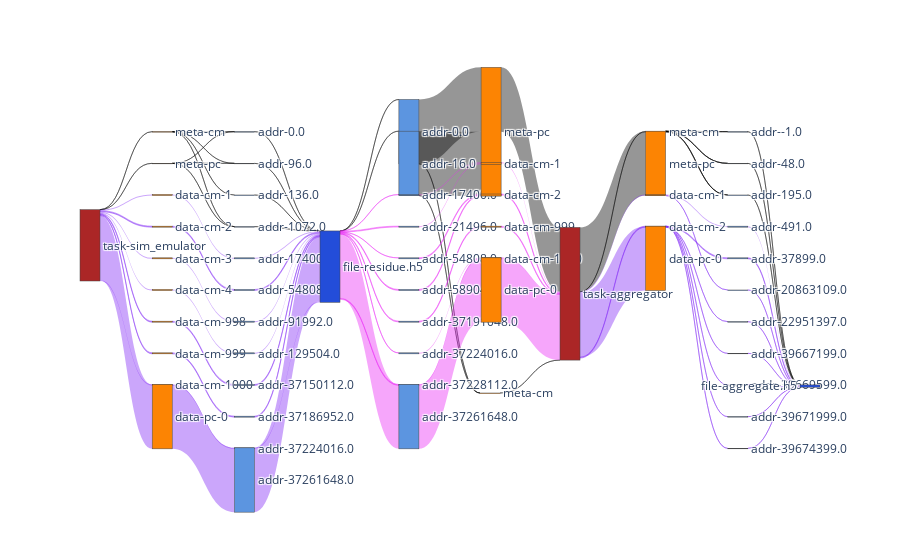

This figure's notebook cell:
### Code cell
f2_nodes, f2_nodes_dict = get_nodes_for_sankey(F2,rm_tags=['sim','agg_r','agg_w'])

# print(node_ref2)

f2_links = get_links_for_sankey(F2, f2_nodes_dict)
fig = go.Figure(go.Sankey(
            node = f2_nodes,
            link = f2_links, orientation='h'))
fig.show()
fig.write_html(f"{path}/sankey-sampled-sim_w_agg_r_w-vol-vfd.html")

### Figure 1 — Plotly figure (JSON) as saved in the notebook; plotly's stock layout.template omitted (floating-point values rounded to 4 significant figures)
{"data": [{"link": {"color": ["rgba(0, 0, 0, 0.41)", "rgba(0, 0, 0, 0.41)", "rgba(129, 39, 245, 0.41)", "rgba(129, 39, 245, 0.41)", "rgba(129, 39, 245, 0.41)", "rgba(129, 39, 245, 0.41)", "rgba(129, 39, 245, 0.41)", "rgba(129, 39, 245, 0.41)", "rgba(129, 39, 245, 0.41)", "rgba(129, 39, 245, 0.41)", "rgba(0, 0, 0, 0.41)", "rgba(0, 0, 0, 0.41)", "rgba(0, 0, 0, 0.41)", "rgba(0, 0, 0, 0.41)", "rgba(0, 0, 0, 0.41)", "rgba(0, 0, 0, 0.41)", "rgba(0, 0, 0, 0.41)", "rgba(129, 39, 245, 0.41)", "rgba(129, 39, 245, 0.41)", "rgba(129, 39, 245, 0.41)", "rgba(129, 39, 245, 0.41)", "rgba(129, 39, 245, 0.41)", "rgba(129, 39, 245, 0.41)", "rgba(129, 39, 245, 0.41)", "rgba(129, 39, 245, 0.41)", "rgba(0, 0, 0, 0.41)", "rgba(0, 0, 0, 0.41)", "rgba(0, 0, 0, 0.41)", "rgba(0, 0, 0, 0.41)", "rgba(129, 39, 245, 0.41)", "rgba(129, 39, 245, 0.41)", "rgba(129, 39, 245, 0.41)", "rgba(129, 39, 245, 0.41)", "rgba(129, 39, 245, 0.41)", "rgba(129, 39, 245, 0.41)", "rgba(129, 39, 245, 0.41)", "rgba(129, 39, 245, 0.41)", "rgba(0, 0, 0, 0.41)", "rgba(0, 0, 0, 0.41)", "rgba(232, 39, 245, 0.41)", "rgba(232, 39, 245, 0.41)", "rgba(232, 39, 245, 0.41)", "rgba(232, 39, 245, 0.41)", "rgba(232, 39, 245, 0.41)", "rgba(232, 39, 245, 0.41)", "rgba(232, 39, 245, 0.41)", "rgba(232, 39, 245, 0.41)", "rgba(0, 0, 0, 0.41)", "rgba(0, 0, 0, 0.41)", "rgba(0, 0, 0, 0.41)", "rgba(0, 0, 0, 0.41)", "rgba(232, 39, 245, 0.41)", "rgba(232, 39, 245, 0.41)", "rgba(232, 39, 245, 0.41)", "rgba(232, 39, 245, 0.41)", "rgba(232, 39, 245, 0.41)", "rgba(232, 39, 245, 0.41)", "rgba(232, 39, 245, 0.41)", "rgba(232, 39, 245, 0.41)", "rgba(0, 0, 0, 0.41)", "rgba(0, 0, 0, 0.41)", "rgba(232, 39, 245, 0.41)", "rgba(232, 39, 245, 0.41)", "rgba(232, 39, 245, 0.41)", "rgba(232, 39, 245, 0.41)", "rgba(232, 39, 245, 0.41)", "rgba(0, 0, 0, 0.41)", "rgba(0, 0, 0, 0.41)", "rgba(129, 39, 245, 0.41)", "rgba(129, 39, 245, 0.41)", "rgba(129, 39, 245, 0.41)", "rgba(0, 0, 0, 0.41)", "rgba(0, 0, 0, 0.41)", "rgba(0, 0, 0, 0.41)", "rgba(0, 0, 0, 0.41)", "rgba(0, 0, 0, 0.41)", "rgba(0, 0, 0, 0.41)", "rgba(129, 39, 245, 0.41)", "rgba(129, 39, 245, 0.41)", "rgba(129, 39, 245, 0.41)", "rgba(129, 39, 245, 0.41)", "rgba(129, 39, 245, 0.41)", "rgba(129, 39, 245, 0.41)", "rgba(129, 39, 245, 0.41)", "rgba(129, 39, 245, 0.41)", "rgba(0, 0, 0, 0.41)", "rgba(0, 0, 0, 0.41)", "rgba(0, 0, 0, 0.41)", "rgba(129, 39, 245, 0.41)", "rgba(129, 39, 245, 0.41)", "rgba(129, 39, 245, 0.41)", "rgba(129, 39, 245, 0.41)", "rgba(129, 39, 245, 0.41)", "rgba(129, 39, 245, 0.41)", "rgba(129, 39, 245, 0.41)", "rgba(129, 39, 245, 0.41)"], "hoverinfo": "all", "label": ["ave_acc_size: 0.25 B", "ave_acc_size: 0.25 B", "ave_acc_size: 37.37 KB", "ave_acc_size: 37.15 KB", "ave_acc_size: 37.48 KB", "ave_acc_size: 37.57 KB", "ave_acc_size: 36.8 KB", "ave_acc_size: 37.03 KB", "ave_acc_size: 37.32 KB", "ave_acc_size: 2.4 MB", "ave_acc_size: 1 B", "ave_acc_size: 40 B", "ave_acc_size: 328 B", "ave_acc_size: 544 B", "ave_acc_size: 0.5 B", "ave_acc_size: 40 B", "ave_acc_size: 328 B", "ave_acc_size: 37.41 KB", "ave_acc_size: 37.18 KB", "ave_acc_size: 37.51 KB", "ave_acc_size: 37.61 KB", "ave_acc_size: 36.84 KB", "ave_acc_size: 37.06 KB", "ave_acc_size: 37.36 KB", "ave_acc_size: 2.4 MB", "ave_acc_size: 0.33 B", "ave_acc_size: 40 B", "ave_acc_size: 328 B", "ave_acc_size: 544 B", "ave_acc_size: 37.41 KB", "ave_acc_size: 37.18 KB", "ave_acc_size: 37.51 KB", "ave_acc_size: 37.61 KB", "ave_acc_size: 36.84 KB", "ave_acc_size: 37.06 KB", "ave_acc_size: 37.36 KB", "ave_acc_size: 2.4 MB", "ave_acc_size: 2.67 B", "ave_acc_size: 80 B", "ave_acc_size: 4.1 KB", "ave_acc_size: 33.31 KB", "ave_acc_size: 4.1 KB", "ave_acc_size: 33.09 KB", "ave_acc_size: 32.97 KB", "ave_acc_size: 4.1 KB", "ave_acc_size: 33.26 KB", "ave_acc_size: 2.4 MB", "ave_acc_size: 0.33 B", "ave_acc_size: 800 KB", "ave_acc_size: 1 B", "ave_acc_size: 2.4 MB", "ave_acc_size: 37.37 KB", "ave_acc_size: 37.37 KB", "ave_acc_size: 37.15 KB", "ave_acc_size: 37.15 KB", "ave_acc_size: 37.03 KB", "ave_acc_size: 37.32 KB", "ave_acc_size: 37.32 KB", "ave_acc_size: 2.4 MB", "ave_acc_size: 0.25 B", "ave_acc_size: 600 KB", "ave_acc_size: 37.37 KB", "ave_acc_size: 37.15 KB", "ave_acc_size: 37.03 KB", "ave_acc_size: 37.32 KB", "ave_acc_size: 2.4 MB", "ave_acc_size: 0.25 B", "ave_acc_size: 600 KB", "ave_acc_size: 37.37 KB", "ave_acc_size: 37.15 KB", "ave_acc_size: 2.4 MB", "ave_acc_size: 1 B", "ave_acc_size: 256 B", "ave_acc_size: 268 B", "ave_acc_size: 1 B", "ave_acc_size: 256 B", "ave_acc_size: 268 B", "ave_acc_size: 37.41 KB", "ave_acc_size: 16 B", "ave_acc_size: 37.18 KB", "ave_acc_size: 16 B", "ave_acc_size: 2.4 KB", "ave_acc_size: 2.4 KB", "ave_acc_size: 2.4 KB", "ave_acc_size: 2.4 KB", "ave_acc_size: 0.5 B", "ave_acc_size: 170.67 B", "ave_acc_size: 268 B", "ave_acc_size: 37.41 KB", "ave_acc_size: 16 B", "ave_acc_size: 37.18 KB", "ave_acc_size: 16 B", "ave_acc_size: 2.4 KB", "ave_acc_size: 2.4 KB", "ave_acc_size: 2.4 KB", "ave_acc_size: 2.4 KB"], "source": [0, 0, 0, 0, 0, 0, 0, 0, 0, 0, 1, 1, 1, 1, 2, 2, 2, 3, 4, 5, 6, 7, 8, 9, 10, 11, 12, 13, 14, 15, 16, 17, 18, 19, 20, 21, 22, 23, 23, 23, 23, 23, 23, 23, 23, 23, 23, 24, 24, 25, 25, 26, 27, 28, 29, 30, 31, 32, 33, 34, 35, 36, 37, 38, 39, 40, 41, 41, 41, 41, 41, 42, 42, 42, 43, 43, 43, 44, 44, 45, 45, 46, 46, 46, 46, 47, 48, 49, 50, 51, 52, 53, 54, 55, 56, 57], "target": [1, 2, 3, 4, 5, 6, 7, 8, 9, 10, 11, 12, 13, 14, 11, 12, 13, 15, 16, 17, 18, 19, 20, 21, 22, 23, 23, 23, 23, 23, 23, 23, 23, 23, 23, 23, 23, 24, 25, 26, 27, 28, 29, 30, 31, 32, 33, 34, 35, 34, 35, 36, 36, 37, 37, 38, 39, 39, 40, 41, 41, 41, 41, 41, 41, 41, 42, 43, 44, 45, 46, 47, 48, 49, 47, 48, 49, 50, 51, 52, 53, 54, 55, 56, 57, 58, 58, 58, 58, 58, 58, 58, 58, 58, 58, 58], "value": [1, 1, 37372, 37148, 37476, 37572, 36804, 37028, 37324, 2400000, 1, 40, 328, 544, 1, 40, 328, 37408, 37184, 37512, 37608, 36840, 37064, 37360, 2400000, 1, 40, 328, 544, 37408, 37184, 37512, 37608, 36840, 37064, 37360, 2400000, 16, 80, 4096, 33312, 4096, 33088, 32968, 4096, 33264, 2400000, 1, 2400000, 1, 2400000, 37372, 37372, 37148, 37148, 37028, 37324, 37324, 2400000, 1, 2400000, 37372, 37148, 37028, 37324, 2400000, 1, 2400000, 37372, 37148, 2400000, 1, 512, 268, 1, 512, 268, 37408, 16, 37184, 16, 2400, 2400, 2400, 2400, 1, 512, 268, 37408, 16, 37184, 16, 2400, 2400, 2400, 2400]}, "node": {"color": ["#ab2626", "#fc8403", "#fc8403", "#fc8403", "#fc8403", "#fc8403", "#fc8403", "#fc8403", "#fc8403", "#fc8403", "#fc8403", "#5c95e0", "#5c95e0", "#5c95e0", "#5c95e0", "#5c95e0", "#5c95e0", "#5c95e0", "#5c95e0", "#5c95e0", "#5c95e0", "#5c95e0", "#5c95e0", "#234dd9", "#5c95e0", "#5c95e0", "#5c95e0", "#5c95e0", "#5c95e0", "#5c95e0", "#5c95e0", "#5c95e0", "#5c95e0", "#5c95e0", "#fc8403", "#fc8403", "#fc8403", "#fc8403", "#fc8403", "#fc8403", "#fc8403", "#ab2626", "#fc8403", "#fc8403", "#fc8403", "#fc8403", "#fc8403", "#5c95e0", "#5c95e0", "#5c95e0", "#5c95e0", "#5c95e0", "#5c95e0", "#5c95e0", "#5c95e0", "#5c95e0", "#5c95e0", "#5c95e0", "#234dd9"], "label": ["task-sim_emulator", "meta-cm", "meta-pc", "data-cm-1", "data-cm-2", "data-cm-3", "data-cm-4", "data-cm-998", "data-cm-999", "data-cm-1000", "data-pc-0", "addr-0.0", "addr-96.0", "addr-1072.0", "addr-136.0", "addr-17400.0", "addr-54808.0", "addr-91992.0", "addr-129504.0", "addr-37150112.0", "addr-37186952.0", "addr-37224016.0", "addr-37261648.0", "file-residue.h5", "addr-0.0", "addr-16.0", "addr-17400.0", "addr-21496.0", "addr-54808.0", "addr-58904.0", "addr-37191048.0", "addr-37224016.0", "addr-37228112.0", "addr-37261648.0", "meta-cm", "meta-pc", "data-cm-1", "data-cm-2", "data-cm-999", "data-cm-1000", "data-pc-0", "task-aggregator", "meta-cm", "meta-pc", "data-cm-1", "data-cm-2", "data-pc-0", "addr--1.0", "addr-48.0", "addr-195.0", "addr-491.0", "addr-20863109.0", "addr-37899.0", "addr-22951397.0", "addr-39667199.0", "addr-39669599.0", "addr-39671999.0", "addr-39674399.0", "file-aggregate.h5"], "x": [0, 0.1111, 0.1111, 0.1111, 0.1111, 0.1111, 0.1111, 0.1111, 0.1111, 0.1111, 0.1111, 0.2222, 0.2222, 0.2222, 0.2222, 0.2222, 0.2222, 0.2222, 0.2222, 0.2222, 0.2222, 0.2222, 0.2222, 0.3333, 0.4444, 0.4444, 0.4444, 0.4444, 0.4444, 0.4444, 0.4444, 0.4444, 0.4444, 0.4444, 0.5556, 0.5556, 0.5556, 0.5556, 0.5556, 0.5556, 0.5556, 0.6667, 0.7778, 0.7778, 0.7778, 0.7778, 0.7778, 0.8889, 0.8889, 0.8889, 0.8889, 0.8889, 0.8889, 0.8889, 0.8889, 0.8889, 0.8889, 0.8889, 1], "y": [0, 0.08333, 0.1667, 0.25, 0.3333, 0.4167, 0.5, 0.5833, 0.6667, 0.75, 0.8333, 0.08333, 0.1667, 0.3333, 0.25, 0.4167, 0.5, 0.5833, 0.6667, 0.75, 0.8333, 0.9167, 1, 0, 0.08333, 0.1667, 0.25, 0.3333, 0.4167, 0.5, 0.5833, 0.6667, 0.75, 0.8333, 0, 0.08333, 0.1667, 0.25, 0.3333, 0.4167, 0.5, 0, 0.08333, 0.1667, 0.25, 0.3333, 0.4167, 0.08333, 0.1667, 0.25, 0.3333, 0.5, 0.4167, 0.5833, 0.6667, 0.75, 0.8333, 0.9167, 0]}, "orientation": "h", "type": "sankey"}], "layout": {}}
